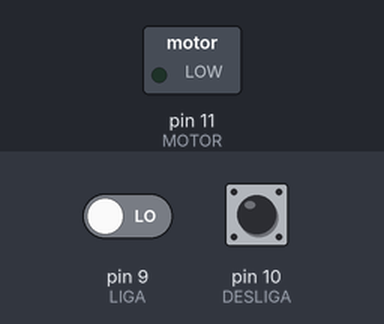
A sketch run on a simulated Arduino Uno, built with avr-gcc and run on an emulated ATmega328P. On the bench: switched loads named in the sketch (green lamp = pin HIGH). The test bench sets the inputs (shaded band); at power-on: pin 9 (LIGA) LOW, pin 10 (DESLIGA) HIGH.

Above: at 5.0 s.
5.1 s: pin 9 (LIGA) driven HIGH
At 7.8 s:
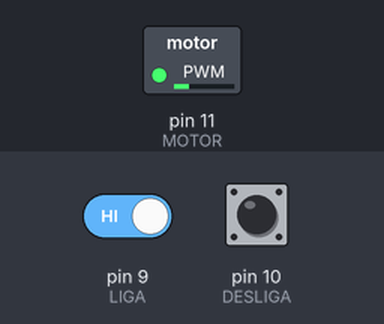
At 9.7 s:
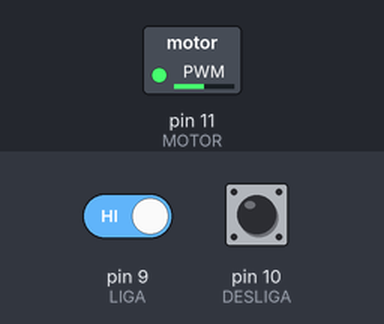
11.1 s: pin 10 (DESLIGA) pulled LOW for 3.2 s
At 12.8 s:
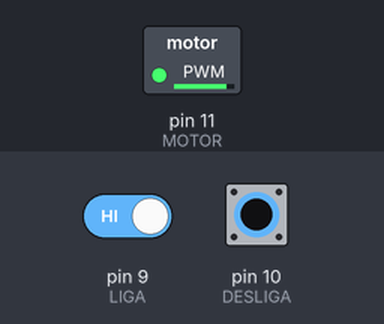
Timing chart, 0 to 23.7 s (numbered marks = the images above; inputs shaded):
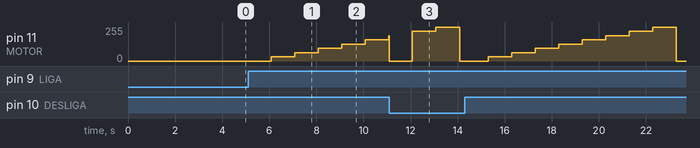

The sketch:

ex_4_relatorio_3.ino
```cpp
#define MOTOR (1 << PB3)
#define LIGA (1 << PB1)
#define DESLIGA (1 << PB2)

unsigned int cont = 0;
unsigned int cont_s = 0;
unsigned short int ligado = 0;
float dc_val = 0.0;

int main() {
    DDRB = MOTOR;
    PORTB &= ~(MOTOR);

    PORTB = DESLIGA;

    // Interrupção botões Liga e Desliga
    PCICR = (1 << PCIE0);
    PCMSK0 = (LIGA + DESLIGA);

    // Timer 8 segundos
    TCCR0A = (1 << WGM01) + (0 << WGM00);
    TCCR0B = (1 << CS02) + (1 << CS00);
    OCR0A = 199;
    TIMSK0 = (1 << OCIE0A);

    // PWM
    TCCR2A = (1 << COM2A1) + (0 << COM2A0) + (1 << WGM21) + (1 << WGM20);
    TCCR2B = (1 << CS22) + (1 << CS20);
    OCR2A = 0;

    sei();

    for(;;) {
    }
}

ISR(TIMER0_COMPA_vect) {
    if(ligado) {
        cont++;
        if(cont >= 78) {
            cont = 0;
            cont_s++;
            dc_val += (0.125 * 255);
            if(dc_val > 255) {
                dc_val = 0;
            }
            OCR2A = (int)dc_val;

            if(cont_s == 9) {
                OCR2A = 0;
                cont_s = 0;
                ligado = 0;
            }
        }
    }
}

ISR(PCINT0_vect) {
    short int liga, desliga;
    liga = PINB & LIGA;
    desliga = PINB & DESLIGA;

    if(desliga == 0) {
        ligado = 0;
        OCR2A = 0;
    }

    if(liga == LIGA) {
        ligado = 1;
    }
}
```

Measured:
- after the input at 5.1 s, pin 11 (MOTOR): moves from 0/255 to 191/255 over 5.0 s, starting after 0.99 s
